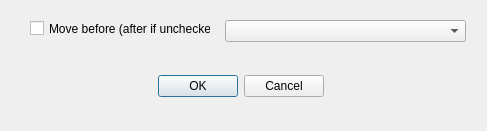
<?xml version="1.0" encoding="UTF-8"?>
<ui version="4.0">
 <class>SlotReorderDialog</class>
 <widget class="QDialog" name="SlotReorderDialog">
  <property name="geometry">
   <rect>
    <x>0</x>
    <y>0</y>
    <width>487</width>
    <height>131</height>
   </rect>
  </property>
  <property name="windowTitle">
   <string>Move</string>
  </property>
  <widget class="QDialogButtonBox" name="buttonBox">
   <property name="geometry">
    <rect>
     <x>0</x>
     <y>70</y>
     <width>481</width>
     <height>32</height>
    </rect>
   </property>
   <property name="orientation">
    <enum>Qt::Horizontal</enum>
   </property>
   <property name="standardButtons">
    <set>QDialogButtonBox::Cancel|QDialogButtonBox::Ok</set>
   </property>
   <property name="centerButtons">
    <bool>true</bool>
   </property>
  </widget>
  <widget class="QCheckBox" name="beforeCheckBox">
   <property name="geometry">
    <rect>
     <x>30</x>
     <y>20</y>
     <width>181</width>
     <height>17</height>
    </rect>
   </property>
   <property name="text">
    <string>Move before (after if unchecked)</string>
   </property>
  </widget>
  <widget class="QComboBox" name="comboBox">
   <property name="geometry">
    <rect>
     <x>225</x>
     <y>20</y>
     <width>241</width>
     <height>22</height>
    </rect>
   </property>
  </widget>
 </widget>
 <resources/>
 <connections>
  <connection>
   <sender>buttonBox</sender>
   <signal>accepted()</signal>
   <receiver>SlotReorderDialog</receiver>
   <slot>accept()</slot>
   <hints>
    <hint type="sourcelabel">
     <x>248</x>
     <y>254</y>
    </hint>
    <hint type="destinationlabel">
     <x>157</x>
     <y>274</y>
    </hint>
   </hints>
  </connection>
  <connection>
   <sender>buttonBox</sender>
   <signal>rejected()</signal>
   <receiver>SlotReorderDialog</receiver>
   <slot>reject()</slot>
   <hints>
    <hint type="sourcelabel">
     <x>316</x>
     <y>260</y>
    </hint>
    <hint type="destinationlabel">
     <x>286</x>
     <y>274</y>
    </hint>
   </hints>
  </connection>
 </connections>
</ui>
